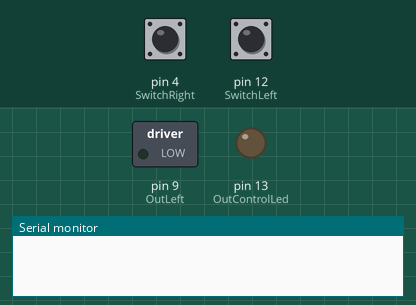
The sketch below on a simulated Arduino Uno, built with avr-gcc and run on an emulated ATmega328P. Parts: switched loads named in the sketch (green lamp = pin HIGH), output pins drawn as LEDs (lit = HIGH), the last lines printed to the serial monitor. Dashed ring = blinking. The inputs (shaded band) are chosen by the test bench; at power-on: pin 4 (SwitchRight) LOW, pin 12 (SwitchLeft) LOW. Pins used as bus, display or sensor lines are not drawn.

Above: at 1.2 s.
1.3 s: pin 4 (SwitchRight) pulled HIGH for 0.15 s
At 1.8 s:
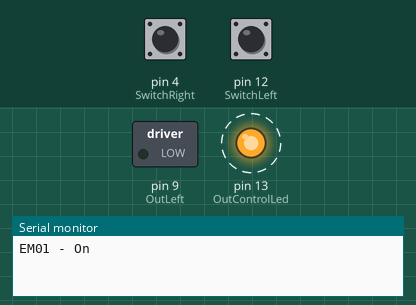
4.4 s: pin 12 (SwitchLeft) pulled HIGH for 3.2 s
At 5.1 s:
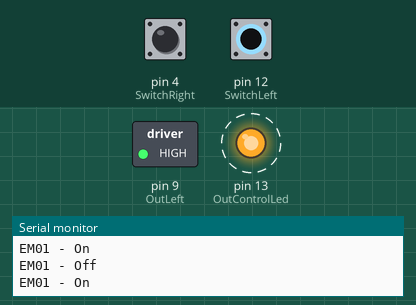
9.1 s: pin 12 (SwitchLeft) pulled HIGH for 0.15 s
At 9.5 s:
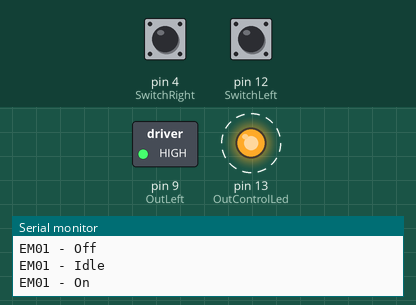
12.2 s: pin 4 (SwitchRight) pulled HIGH for 3.2 s
At 16.1 s:
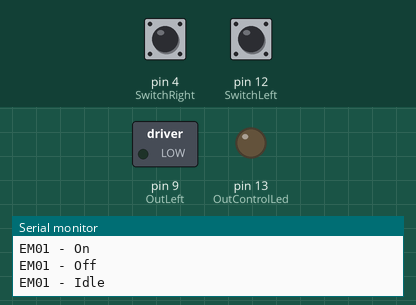
Timing chart, 0 to 17.6 s (numbered marks = the images above; inputs shaded):
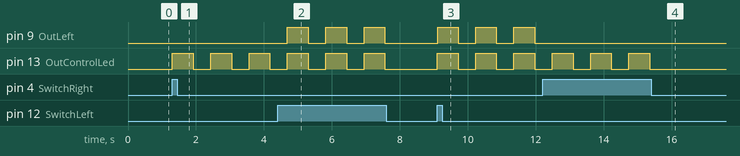

Measured:
- after the input at 1.3 s, pin 13 (OutControlLed): alternates HIGH for 0.61 s and LOW for 0.51 s, starting at once
- after the input at 4.4 s, pin 9 (OutLeft): alternates HIGH for 0.61 s and LOW for 0.51 s, 6 changes in all, then stays LOW, starting after 0.29 s
- after the input at 9.1 s, pin 9 (OutLeft), pin 13 (OutControlLed): alternates HIGH for 0.61 s and LOW for 0.51 s, starting at once
- after the input at 12.2 s, pin 9 (OutLeft): stays LOW (without the input it goes to HIGH after 0.29 s)

The sketch:

GSXBlinkerV1.5.ino
```cpp
//Created : 2015-03-13
//Author : Martin Knudsen
//Purpose : To control turn indicators on motorbike

//Version / Changes:
//0.1 / Draft
//1.0 / Version for commissioning
//1.1 / PWM for blinker added
//1.2 / PWM for blinker removed
//1.3 / Pin 13 added for control purposes
//1.4 / Lane changing function added
//1.5 / Blink interval changed from ON:750, OFF:750 to -> ON:600, OFF:500


// ---------------------------------------------------------------------------//
//				 Inclusiions
// ---------------------------------------------------------------------------//


// ---------------------------------------------------------------------------//
//				 Declerations I/O
// ---------------------------------------------------------------------------//

// Setup of I/O
// Digital
int OutLeft = 9;
int OutRight = 10;
int SwitchLeft = 12;
int SwitchRight = 4;
int OutControlLed = 13;

// Digital I/O
bool bLeft;
bool bRight;

// ---------------------------------------------------------------------------//
//				 Declerations other var
// ---------------------------------------------------------------------------//


// EM01
int iEM01Cmd = 0;
int iEM01Seq = 0;
int iEM01SeqLastStep = 0;
bool bEM01SeqStep = false;

unsigned long iEM01_SeqTimer001;
unsigned long iEM01_SeqTimerPre001;
bool iEM01_SeqTimerDone001;

int iBlinkerOn = 600;
int iBlinkerOff = 500;
int iPWMBlinker = 150;
int iLaneChange = 0;

bool bLeftMemory;
bool bRightMemory;

unsigned long iControlLED_on;
unsigned long iControlLED_off;
bool bControlLED_on;
bool bControlLED_off;

// System variables
bool bFirstScan = true;
bool bFirstScanAux = false;
unsigned long iLastScan;
unsigned long iMilliSec;
unsigned long iMilliSecLast;


// ---------------------------------------------------------------------------//
//				    Subroutines
// ---------------------------------------------------------------------------//

// ---------------------------------------------------------------------------//
//				    System functions
// ---------------------------------------------------------------------------//
void fncSystem(){
/* Associated system variables
// System variables
bool bFirstScan = true;
bool bFirstScanAux = false;
unsigned long iLastScan;
unsigned long iMilliSec;
unsigned long iMilliSecLast;
*/


// First scan
  if ( bFirstScanAux == true )
    {
     	bFirstScan = false;
    }
  	bFirstScanAux = true;


// Timer tags
	// Get the milliseconds
  	iMilliSec = millis();

 	// Find if normal operation or rollover
  	if (iMilliSec >=  iLastScan) // Normal operation
	{
		iLastScan = iMilliSec - iMilliSecLast;
	}
	else // Rollover
	{
		iLastScan = iMilliSec  + (4294967295 - iMilliSecLast);
		Serial.print("Rollover\r\n");
    }
	// Save last millisec value
	iMilliSecLast = iMilliSec;


}


// ---------------------------------------------------------------------------//
//				    Simple timer
// ---------------------------------------------------------------------------//

bool SimpleTimer(bool bStart, unsigned long &iTimerVal, unsigned long iTime) {

bool bTimerDone = false;


// Start timer
if ( bStart and iTimerVal <= iTime)
{
  iTimerVal = iTimerVal + iLastScan;
}

if  (!bStart)
{
  iTimerVal = 0;
}

// Return result of timer
if ( bStart and ( iTimerVal >= iTime)  and (iTimerVal > 0))
{
  bTimerDone = true;
}
else
{
  bTimerDone = false;
}

return bTimerDone;
}


// ---------------------------------------------------------------------------//
//				EM01 - Blink control
// ---------------------------------------------------------------------------//
void EM01(int iCMD, int &iSeq, int &iSeqLastStep, bool &bSeqStep, unsigned long &iSeqTimer001, unsigned long &iSeqTimerPre001, bool &bSeqTimerDone001, int imSecOn, int imSecOff, int &iLaneChangeBlinks) {


//  ------------- Declerations -------------


//  ------------- Initialize -------------


//  ------------- State machine -------------

  // Multitrans
  if (iCMD == 0 and iLaneChangeBlinks >= 4)
  {
    iSeq = 0;
  }


  // Seq
    switch (iSeq) {

      case 0: // Idle
      	// Init action
      	if (bSeqStep) Serial.println("EM01 - Idle");
      	// Step
        iLaneChangeBlinks = 0;
      	if (iCMD == 1) iSeq = 10; // Jump to step 10 - On
      	break;

      case 10: // On
        // Init action
      	if (bSeqStep)
        {
          Serial.println("EM01 - On");
          iSeqTimerPre001 = imSecOn;
        }
        // Step
      	if (bSeqTimerDone001 and !bSeqStep)
        {
          iSeq = 12; // Jump to step 12 - Off
        }
      break;

      case 12: // Off
        // Init action
      	if (bSeqStep)
        {
          Serial.println("EM01 - Off");
          iSeqTimerPre001 = imSecOff;
          iLaneChangeBlinks = iLaneChangeBlinks + 1;
        }
        // Step
      	if (bSeqTimerDone001 and !bSeqStep)
        {
          iSeq = 10; // Jump to step 10 - On
        }
      break;

      default:
        iSeq = 0;
  }

//  ------------- Change step statuses -------------
  bSeqStep = iSeqLastStep != iSeq;
  iSeqLastStep = iSeq;

//  ------------- State machine timers -------------
// Wait timer

bSeqTimerDone001 =  SimpleTimer((iSeq == 10 or iSeq == 12) and !bSeqStep, iSeqTimer001, iSeqTimerPre001);

}

// ---------------------------------------------------------------------------//
//				      Setup
// ---------------------------------------------------------------------------//

// the setup routine runs once when you press reset:
void setup() {
  // initialize the digital pin as an output.
  pinMode(OutLeft, OUTPUT);
  pinMode(OutRight, OUTPUT);
  pinMode(SwitchLeft, INPUT);
  pinMode(SwitchRight, INPUT);
  pinMode(OutControlLed, OUTPUT);

  // Serial begin
  Serial.begin(9600);      // open the serial port at 9600 bps:


}

// ---------------------------------------------------------------------------//
//				   Main Loop
// ---------------------------------------------------------------------------//

// the loop routine runs over and over again forever:
void loop() {

//  ------------- SYSTEM FUNCTIONS -------------
  fncSystem();


//  ------------- Read  DI -------------
  bLeft = digitalRead(SwitchLeft);
  bRight = digitalRead(SwitchRight);


//  ------------ EM01 - Commands -------------

  if (bLeft)
  {
    bLeftMemory = HIGH;
  }
  if (bRight or iEM01Seq == 0)
  {
    bLeftMemory = LOW;
  }


  if (bRight)
  {
    bRightMemory = HIGH;
  }
  if (bLeft or iEM01Seq == 0)
  {
    bRightMemory = LOW;
  }


  if(bLeft or bRight)
    iEM01Cmd = 1;
  else
    iEM01Cmd = 0;


 //  ------------ EM01 - Flasher -------------iLaneChange
  EM01(iEM01Cmd, iEM01Seq, iEM01SeqLastStep, bEM01SeqStep, iEM01_SeqTimer001, iEM01_SeqTimerPre001, iEM01_SeqTimerDone001, iBlinkerOn, iBlinkerOff, iLaneChange);

// Outputs
digitalWrite(OutLeft, bLeftMemory and iEM01Seq == 10);   // turn the LED on (HIGH is the voltage level)
digitalWrite(OutRight, bRightMemory and iEM01Seq == 10);   // turn the LED on (HIGH is the voltage level)


// Control flasher
bControlLED_on = SimpleTimer(!bControlLED_off, iControlLED_on, 500);
bControlLED_off = SimpleTimer(bControlLED_on, iControlLED_off, 500);
digitalWrite(OutControlLed, iEM01Seq == 10);   // turn the LED on (HIGH is the voltage level)


delay(10);               // wait for a second

}
```
